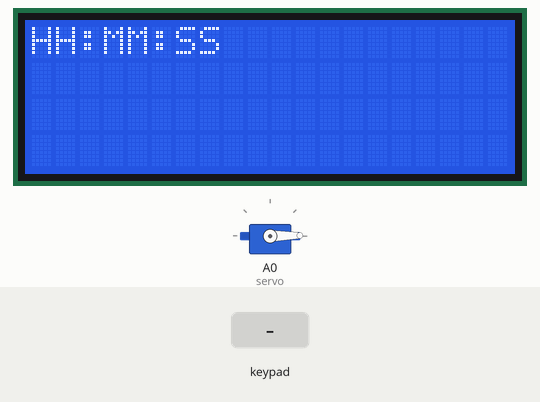
A sketch run on a simulated Arduino Uno, built with avr-gcc and run on an emulated ATmega328P. Parts: servo, 20×4 character LCD. Inputs (shaded band) come from the test bench. What the sketch prints to the serial monitor is not drawn.

Above: at 2.7 s.
2.8 s: keypad keys 1 0 1 1 1 2 1 3 D pressed 0.4 s apart
At 5.7 s:
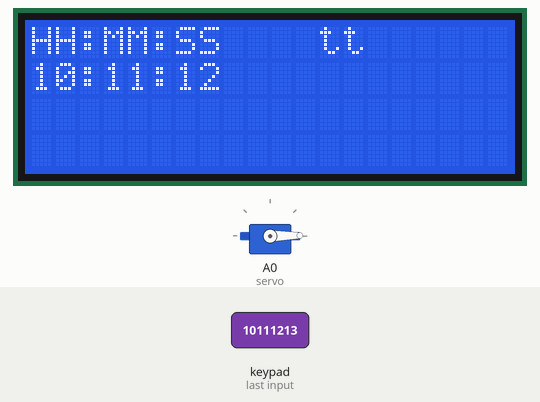
At 6.7 s:
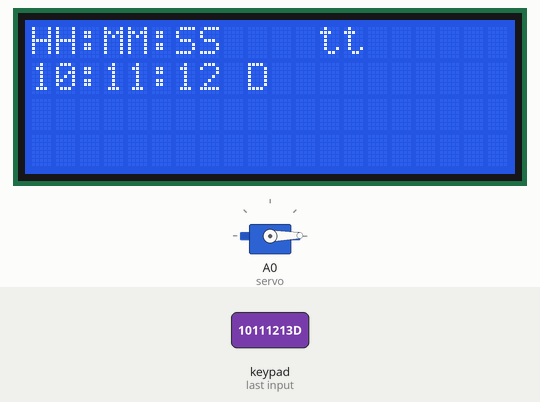
Timing chart, 0 to 8.2 s (numbered marks = the images above; inputs shaded):
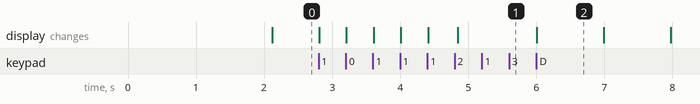

Measured:
- after the input at 2.8 s, the display: first changes at once (image 1 shows a later state)
- what the display in image 2 shows lasts 1.0 s, from 6.0 s to 7.0 s

The sketch:

timer_code4_mine2.ino
```cpp
#include <LiquidCrystal_I2C.h>
LiquidCrystal_I2C lcd(0x27,20,4);
#include <Keypad.h>
#include <Servo.h>

Servo servo;

const byte ROWS = 4; // Four rows
const byte COLS = 4; // Four columns


char keys[ROWS][COLS] = {

  {'1','2','3','A'},

  {'4','5','6','B'},

  {'7','8','9','C'},

  {'*','0','#','D'}

};

byte rowPins[ROWS] = { 6, 7, 8, 9 };// Connect keypad ROW0, ROW1, ROW2 and ROW3 to these Arduino pins
byte colPins[COLS] = { 10, 11, 12, 13 };// Connect keypad COL0, COL1 and COL2 to t

Keypad kpd = Keypad( makeKeymap(keys), rowPins, colPins, ROWS, COLS );

 bool start = false;
 bool end = false;
 bool input = false;
 char key;
 String keyss;
 int num;
 int curser=0;
 int HH, MM, SSS;


void setup() {
  // put your setup code here, to run once:
  servo.attach(A0);
  for(int i = 200; i > 0; i--){servo.write(i);}

  lcd.init();
  lcd.setCursor(1, 0);
  lcd.print("3omar.hs");
  lcd.setCursor(0, 1);
  lcd.print(".......");
  lcd.backlight();
  Serial.begin(9600);
}

void loop() {
  // put your main code here, to run repeatedly:
  delay(2000);
  lcd.setCursor(0, 1);
  lcd.print("                   ");

  if(input == false){

    HH = first_digit();
    Serial.println(HH);
    lcd.setCursor(curser, 1);
    lcd.print(":");
    curser++;


    MM = first_digit();
    Serial.println(MM);
    lcd.setCursor(curser, 1);
    lcd.print(":");
    curser++;


    SSS = first_digit();
    Serial.println(SSS);
    lcd.setCursor(curser, 1);
    curser++;

    printt();
    input = true;
  }

  if(input == true){
    key = kpd.getKey();

    while(key != 'D'){
      key = kpd.getKey();
    }

    if(key == 'C'){
      input = false;
      HH = 0;
      MM = 0;
      SSS = 0;
      lcd.setCursor(0, 1);
      lcd.print("                  ");
      lcd.setCursor(9, 1);
      lcd.print("C");
      Serial.println("C");
    }

    if(key == 'D'){
      lcd.setCursor(9, 1);
      lcd.print("D");
      Serial.println("D");
      start = true;
      input = false;
    }
  }

  while(start == true){
    delay(935);  //add to get more slower..
    if(SSS<2){
      if(MM != 0){
        MM -= 1;
        SSS = 60;
      }

      if((MM == 0)&&(HH != 0)){
        HH -= 1;
        MM = 60;
      }

      if((MM == 0)&&(HH == 0)&&(SSS == 0)){
      start = false;
      end = true;
      }
    }
    SSS--;
    curser=0;
    lcd.setCursor(9, 1);
    lcd.print(" ");
    lcd.setCursor(11, 0);
    lcd.print("    ");

    printt();
  }

  if(end == true){
    for(int i =0; i < 200; i++) //When servo is a position 0, servo will rotate to 180 degrees (half rotation)
    {   servo.write(i);
        delay(15);
    }
    lcd.setCursor(0, 1);
    lcd.print("finished..");
    lcd.setCursor(11, 0);
    lcd.print("    ");
    for(int i = 200; i > 0; i--) //When servo is a position 180, servo will rotate to 0 degrees (beginning position)
    {
        servo.write(i);
        delay(3);
    }
    delay(2000);
  }
}

int first_digit(){
  keyss = "";
  lcd.setCursor(0, 0);
  lcd.print("HH:MM:SS ");
  lcd.setCursor(0, 1);
  while(keyss.length() < 2){
    key = kpd.getKey();
    if((key == '0')||(key == '1')||(key == '2')||(key == '3')||(key == '4')||(key == '5')||(key == '6')||(key == '7')||(key == '8')||(key == '9')){
      keyss += key;
      lcd.setCursor(curser, 1);
      lcd.print(key);
      curser++;
    }
  }
  //Serial.println(keyss);
  num = keyss.toInt();
  Serial.print("num: ");
  Serial.println(num);
  return num;
}

void printt(){

  lcd.setCursor(0, 1);
  lcd.print("                  ");
  lcd.setCursor(0, 0);
  lcd.print("HH:MM:SS    tt");
  lcd.setCursor(0, 1);
  lcd.print(HH);
  lcd.setCursor(2, 1);
  lcd.print(":");
  lcd.setCursor(3, 1);
  lcd.print(MM);
  lcd.setCursor(5, 1);
  lcd.print(":");
  lcd.setCursor(6, 1);
  lcd.print(SSS);
}

//void loop(){}
```
